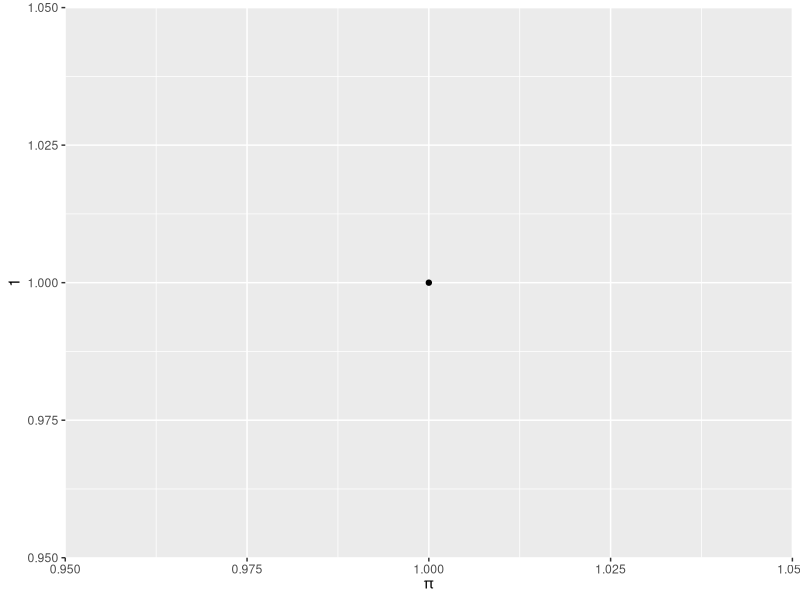
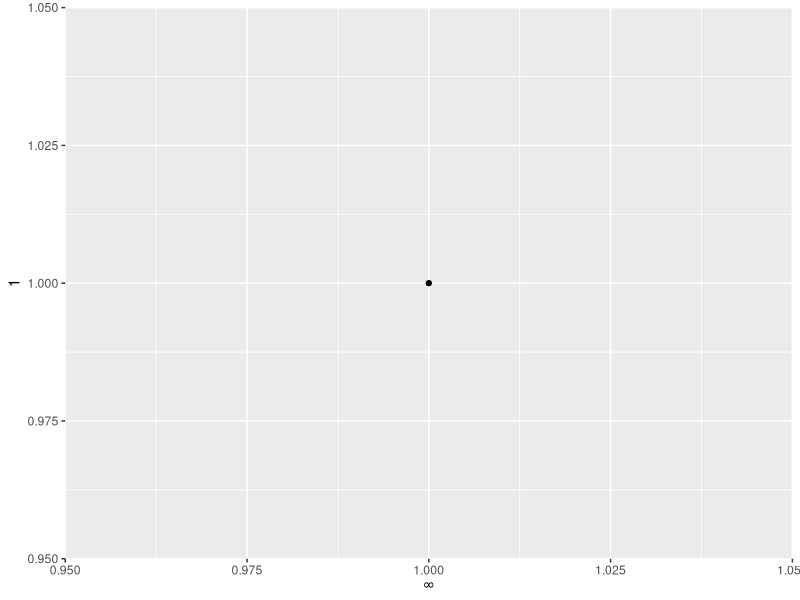
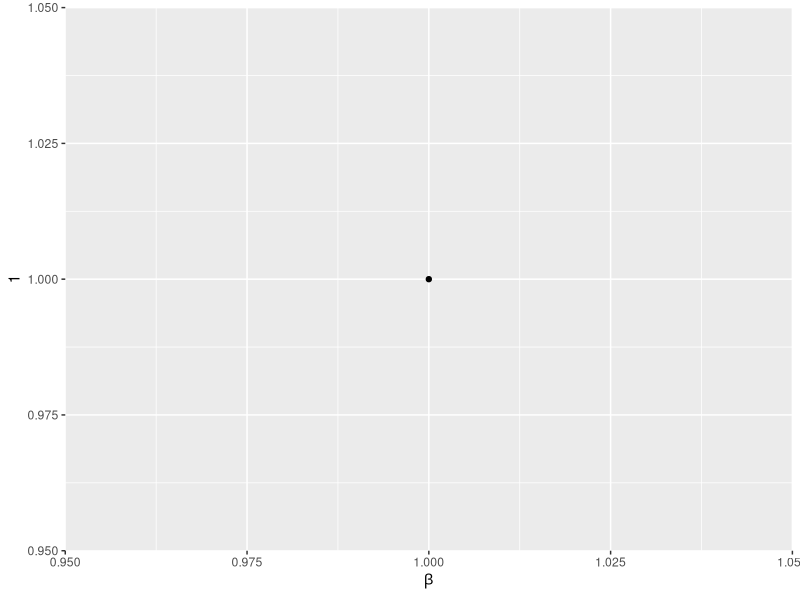
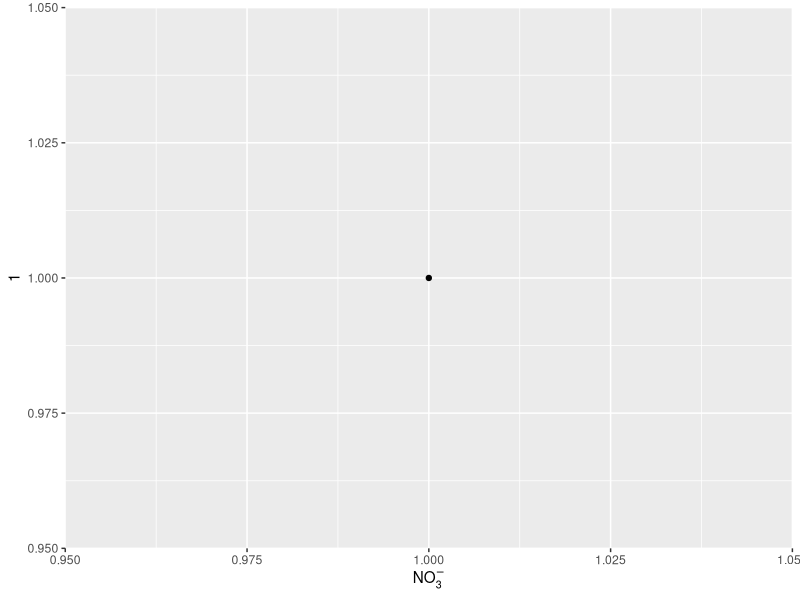
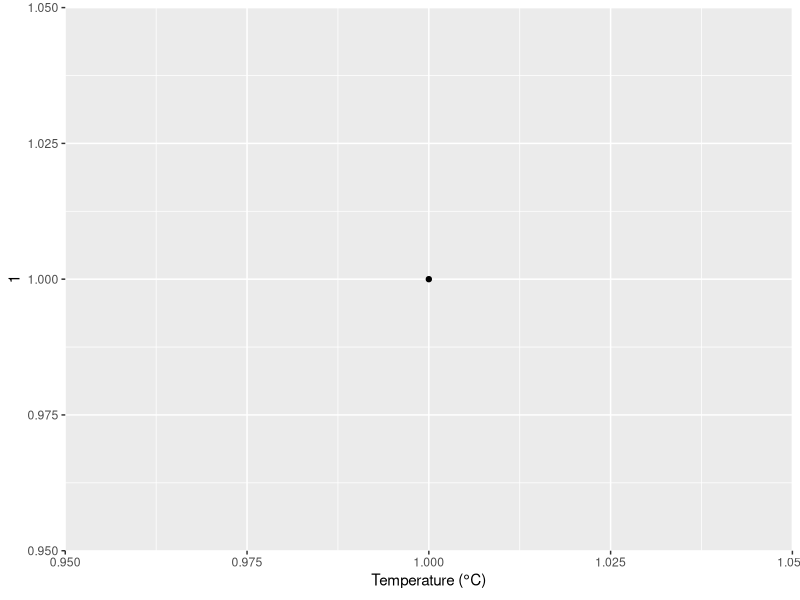
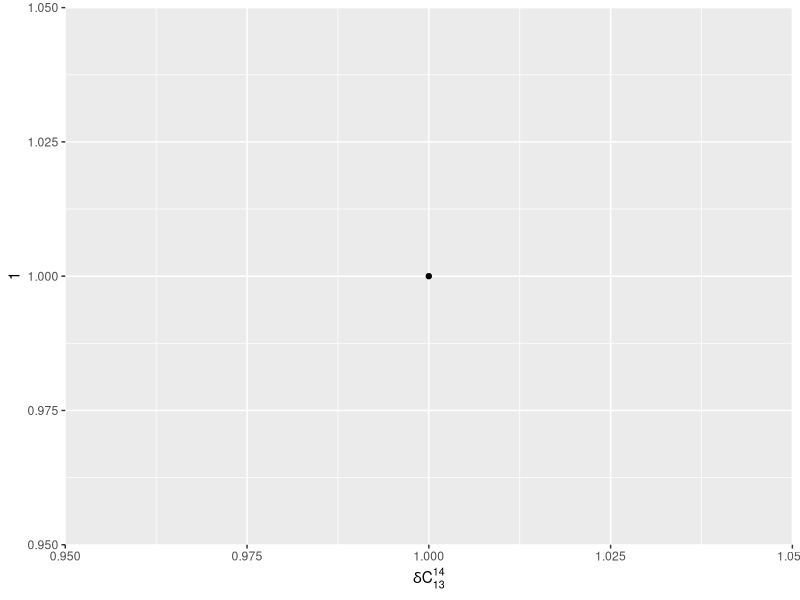

Generate these figures, in order, with R:
#examples of special characters in ggplot2 or base r plotting

library(ggplot2)

qplot(1,1) + labs (x = expression(pi))

qplot(1,1) + labs (x = expression(infinity))

qplot(1,1) + labs (x = expression(beta))

qplot(1,1) + labs (x = expression("NO"[3]^-{}))

qplot(1,1) + labs (x = expression(paste("Temperature"," (",degree,"C)")))

qplot(1,1) + labs (x = expression(paste(delta,"C"[13]^14)))


                  
                  